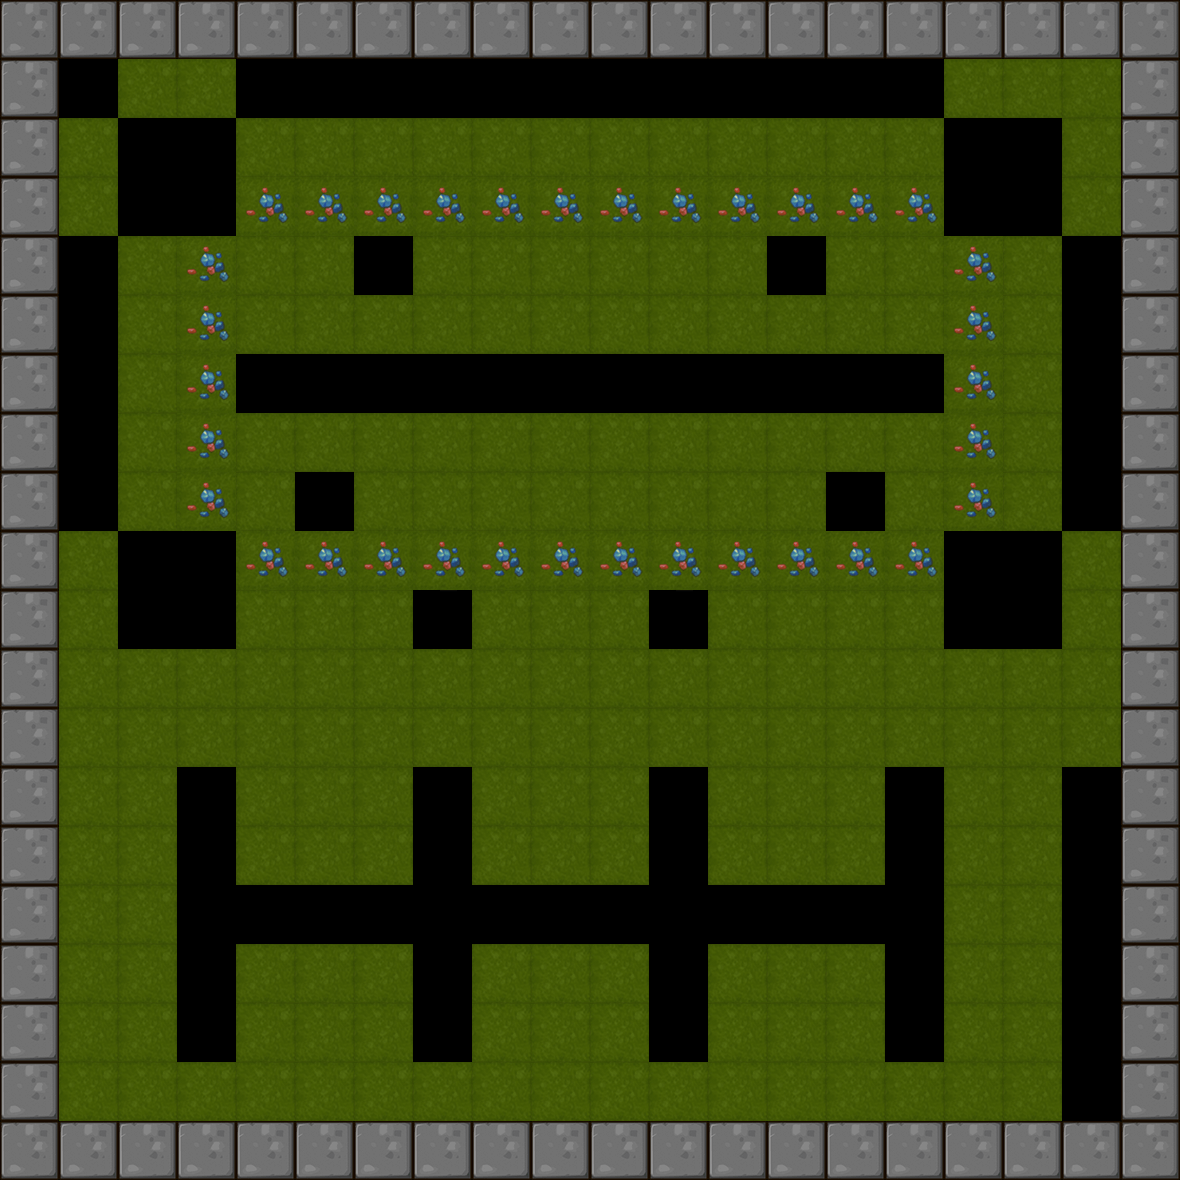

A level layout from a 2D game, rendered from its tile map. Below: a short description, then the map file with tile-grid data replaced by summaries:
An orthogonal 20x20 tile map with 59x59 px tiles, 1 tile layer (BackGround) and 8 objects (6x Shipper, Player, Hammer).

<map version="1.0" orientation="orthogonal" renderorder="right-down" width="20" height="20" tilewidth="59" tileheight="59">
 <tileset firstgid="1" name="itemmap" tilewidth="59" tileheight="59">
  <image source="tileset2.png" trans="ff00ff" width="354" height="354" />
 </tileset>
 <layer name="BackGround" width="20" height="20">
  <data>[400 cells, 349 non-empty, 11 distinct tile ids]</data>
 </layer>
 <objectgroup name="RobotCharacter">
  <object name="Player" x="70" y="70" width="40" height="40" />
 </objectgroup>
 <objectgroup name="EnemyCharacter">
  <object name="Hammer" type="Hammer" x="424.695" y="363.962" width="40" height="40" />
  <object name="Shipper" type="Shipper" x="897.018" y="889.655" width="40" height="40" />
  <object name="Shipper" type="Shipper" x="1066.36" y="271.295" width="40" height="40" />
  <object name="Shipper" type="Shipper" x="63.8211" y="363.825" width="40" height="40" />
  <object name="Shipper" type="Shipper" x="655.12" y="895.01" width="40" height="40" />
  <object name="Shipper" type="Shipper" x="420.37" y="893.297" width="40" height="40" />
  <object name="Shipper" type="Shipper" x="183.907" y="895.01" width="40" height="40" />
 </objectgroup>
</map>
